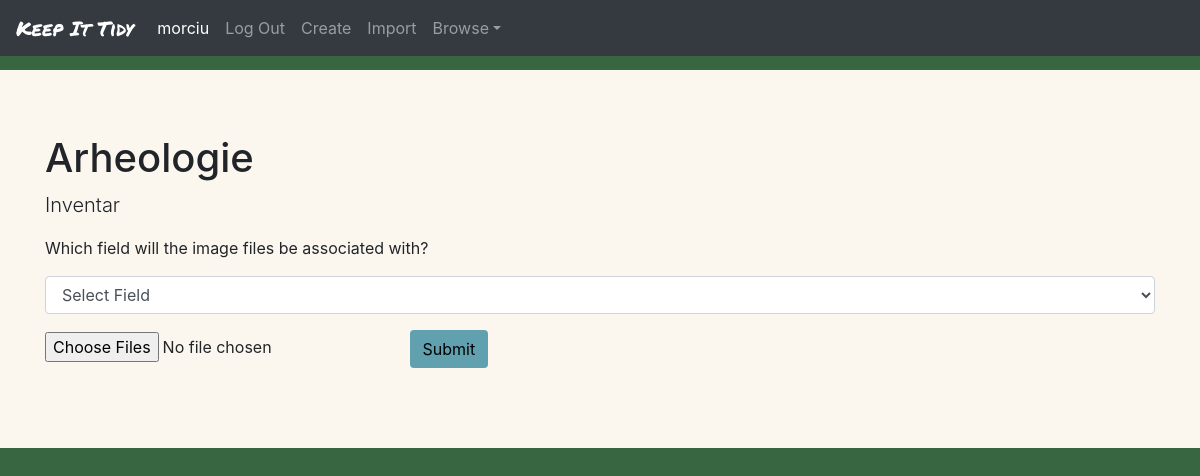
Screenshot of /upload_images/114 (signed in) with the database file from the repository.
### KeepItTidy/models.py (models this page shows, shortened)
class User(AbstractUser):
	pass

class Collection(models.Model):
	user = models.ForeignKey(User, on_delete=models.CASCADE, related_name="collection")
	name = models.CharField(max_length=200)
	description = models.CharField(max_length=200)

### KeepItTidy/views.py (the view)
# urls.py: path("upload_images/<int:collection_id>", views.upload_images, name="upload_images"),
@login_required
def upload_images(request, collection_id):
	current_user = request.user
	collection = Collection.objects.get(id=collection_id)
	field_dict = FieldDict.objects.get(collection=collection)
	fields = FieldNameTypePair.objects.filter(dictionary=field_dict)
	if request.method == "POST":
		associated_field = request.POST['selectedField']
		associated_field_obj = FieldNameTypePair.objects.get(field_name=associated_field)
		associated_field_type = associated_field_obj.field_type
		print(associated_field_type)
		if len(request.FILES) > 0:
			for i in request.FILES:
				for img_file in request.FILES.getlist(i):
					items = Item.objects.filter(collection=collection)
					collection_fields = FieldDict.objects.get(collection=collection)
					image_field = FieldNameTypePair.objects.filter(dictionary=collection_fields, field_type='image')
					print(image_field)
					if image_field.count() <= 0:
						print("FOUND IMAGE FIELD")
						name_type_pair = FieldNameTypePair(dictionary=collection_fields, field_name="Image", field_type='image')
						name_type_pair.save()
					for item in items:
						old_imgs = ImageField.objects.filter(item=item)
						file_names = []
						for img in old_imgs:
							file_names.append(img.file_name())
						if old_imgs.count() <= 0 or img_file.name not in file_names:
							if associated_field == "name":
								entry = item.name
							elif associated_field_type == "number":
								entry = str(NumberField.objects.get(item=item, name=associated_field).number)
							elif associated_field == 'text':
								entry = TextField.objects.get(item=item, name=associated_field).text
							if img_file.name.split('.')[0] in entry or entry in img_file.name.split('.')[0]:
								new_img = ImageField(name="Image", collection=collection, item=item, image=img_file)
								new_img.save()
						else:
							pass
		return render(request, "keepittidy/upload_images.html", {
				"user": current_user,
				"collection": collection,
				"fields": fields
				})
	else:
		return render(request, "keepittidy/upload_images.html", {
				"user": current_user,
				"collection": collection,
				"fields": fields
				})

### KeepItTidy/templates/keepittidy/upload_images.html (shortened to what this page needs)
{% extends "keepittidy/layout.html" %}
{% load static %}
{% block body %}
<div id="collection" class="jumbotron jumbotron-fluid">
	<div class="container">
		<h1 class="display-5">{{ collection.name }}</h1>
		<p class="lead">{{ collection.description }}</p>
	</div>
	<div class="container">
		<form action="{% url 'upload_images' collection.id %}" method="post" enctype="multipart/form-data">
			<div>
				<p>Which field will the image files be associated with?</p>
				<select class="form-control" name="selectedField" required>
        			<option selected="true" disabled="disabled" value="">Select Field</option>
		        </select>
		    </div>
			<input type="file" class="form-control-image {{field.field_type}}" name="{{field.field_name}} / {{field.field_type}}" multiple required>
		    <button type="submit" class="btn addButton">Submit</button>
		</form>
	</div>
</div>
{% endblock %}

### KeepItTidy/templates/keepittidy/layout.html (shortened to what this page needs)
{% load static %}
<!DOCTYPE html>
<html lang="en">
	<head>
		<link rel="stylesheet" href="https://cdn.jsdelivr.net/npm/bootstrap@4.6.0/dist/css/bootstrap.min.css">
		<link href="{% static 'KeepItTidy/styles.css' %}" rel="stylesheet">
	</head>
	<body>
		<nav class="navbar navbar-expand-md navbar-dark bg-dark fixed-top">
		  <a id="titleLogo" class="navbar-brand" href="{% url 'index' %}">Keep It Tidy</a>
		  {% if user.is_authenticated %}
		  <div class="navbar-collapse collapse" id="navbarDefault" style="">
		    <ul class="navbar-nav mr-auto">
		      <li class="nav-item active">
		        <a class="nav-link disabled">{{user.username}}<span class="sr-only">(current)</span></a>
		      </li>
		      <li class="nav-item">
		        <a class="nav-link" href="{% url 'logout' %}">Log Out</a>
		      </li>
		      <li class="nav-item">
		        <a class="nav-link" href="{% url 'create_collection' %}" tabindex="-1">Create
		        </a>
		      </li>
		      <li class="nav-item">
		        <a class="nav-link" href="{% url 'excel_import' %}" tabindex="-1">Import
		        </a>
		      </li>
		      <li class="nav-item dropdown" id="dropdown01">
		        <a class="nav-link dropdown-toggle" href="#" data-toggle="dropdown" aria-haspopup="true" aria-expanded="false">Browse</a>
		      </li>
		    </ul>
		  </div>
		  {% endif %}
		</nav>
	{% block body %}
	{% endblock %}
	</body>
</html>

### KeepItTidy/static/KeepItTidy/styles.css (style rules this page uses)
body { background-color: #386641; padding-top: 70px; }
.navbar { background-color: #6A994E; }
.btn { margin: 1em; }
#titleLogo { font-family: 'Permanent Marker', cursive; }
.jumbotron { background-color: #FBF7EF; }
.addButton { background-color: #61A0AF; color: black; }

### rows the page displays
User: username "morciu"
Collection: name "Arheologie", description "Inventar"
